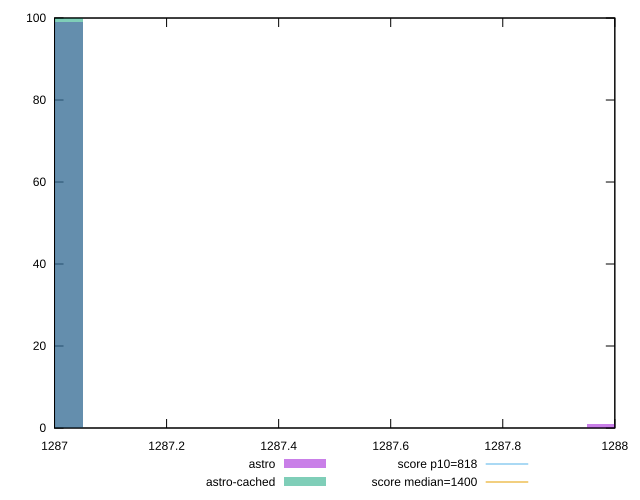

This chart was generated by the following gnuplot code:
reset

$astro <<EOF
1288 1
1287 99
EOF

$astroCached <<EOF
1287 100
EOF

set key outside below
set boxwidth 0.1
set xrange [1287:1288]
set yrange [0:100]
set trange [0:100]
set style fill transparent solid 0.5 noborder

set parametric
set terminal svg size 640, 500 enhanced background rgb 'white'
set output "reports/report_00033_2021-03-01T14-23-16.841Z/dom-size/comparison/histogram/0_vs_1.svg"

plot $astro title "astro" with boxes, \
     $astroCached title "astro-cached" with boxes, \
     818,t title "score p10=818", \
     1400,t title "score median=1400"

reset
